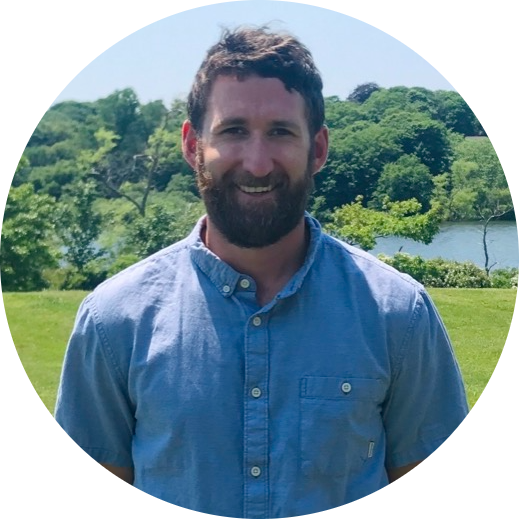
#> input picture images/headshot_circle.png, 519 x 519 px
$ python random_formatting.py
#> lines starting #> are read from the running program, lines starting #| are printed output that depends on the picture
from PIL import Image, ImageSequence

# convert png to jpg
def png_to_jpg(png_path, jpg_path):
#> called with png_path = 'images/headshot_circle.png', jpg_path = 'images/headshot_circle.jpg'
    im = Image.open(png_path)
#> im is the input picture: PIL image 519x519 RGBA; mean R, G, B, A 70, 94.8, 102.3, 200.3
    im = im.convert('RGB')
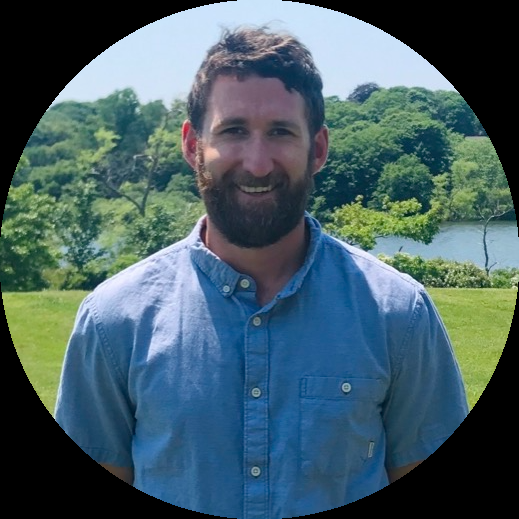
#> im: PIL image 519x519 RGB; mean R, G, B 70, 94.8, 102.3
    im.save(jpg_path)

png_to_jpg('images/headshot_circle.png', 'images/headshot_circle.jpg')
